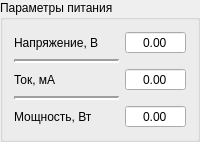
               <widget class="QGroupBox" name="SKE_powDataGBox">
                <property name="sizePolicy">
                 <sizepolicy hsizetype="Minimum" vsizetype="Minimum">
                  <horstretch>0</horstretch>
                  <verstretch>0</verstretch>
                 </sizepolicy>
                </property>
                <property name="minimumSize">
                 <size>
                  <width>110</width>
                  <height>120</height>
                 </size>
                </property>
                <property name="title">
                 <string>Параметры питания</string>
                </property>
                <layout class="QGridLayout" name="gridLayout_17">
                 <property name="sizeConstraint">
                  <enum>QLayout::SetMinimumSize</enum>
                 </property>
                 <property name="verticalSpacing">
                  <number>2</number>
                 </property>
                 <item row="0" column="0">
                  <widget class="QLabel" name="SKE_powULabel">
                   <property name="sizePolicy">
                    <sizepolicy hsizetype="Expanding" vsizetype="Preferred">
                     <horstretch>0</horstretch>
                     <verstretch>0</verstretch>
                    </sizepolicy>
                   </property>
                   <property name="text">
                    <string>Напряжение, В</string>
                   </property>
                  </widget>
                 </item>
                 <item row="4" column="0">
                  <widget class="QLabel" name="SKE_powLabel">
                   <property name="sizePolicy">
                    <sizepolicy hsizetype="Expanding" vsizetype="Preferred">
                     <horstretch>0</horstretch>
                     <verstretch>0</verstretch>
                    </sizepolicy>
                   </property>
                   <property name="text">
                    <string>Мощность, Вт</string>
                   </property>
                  </widget>
                 </item>
                 <item row="2" column="0">
                  <widget class="QLabel" name="SKE_powILabel">
                   <property name="sizePolicy">
                    <sizepolicy hsizetype="Expanding" vsizetype="Preferred">
                     <horstretch>0</horstretch>
                     <verstretch>0</verstretch>
                    </sizepolicy>
                   </property>
                   <property name="text">
                    <string>Ток, мА</string>
                   </property>
                  </widget>
                 </item>
                 <item row="4" column="1">
                  <widget class="QDoubleSpinBox" name="SKE_powWDSBox">
                   <property name="sizePolicy">
                    <sizepolicy hsizetype="Minimum" vsizetype="Minimum">
                     <horstretch>0</horstretch>
                     <verstretch>0</verstretch>
                    </sizepolicy>
                   </property>
                   <property name="minimumSize">
                    <size>
                     <width>30</width>
                     <height>20</height>
                    </size>
                   </property>
                   <property name="alignment">
                    <set>Qt::AlignCenter</set>
                   </property>
                   <property name="buttonSymbols">
                    <enum>QAbstractSpinBox::NoButtons</enum>
                   </property>
                   <property name="maximum">
                    <double>10000.000000000000000</double>
                   </property>
                  </widget>
                 </item>
                 <item row="3" column="0">
                  <widget class="Line" name="line_12">
                   <property name="sizePolicy">
                    <sizepolicy hsizetype="Minimum" vsizetype="Fixed">
                     <horstretch>0</horstretch>
                     <verstretch>0</verstretch>
                    </sizepolicy>
                   </property>
                   <property name="minimumSize">
                    <size>
                     <width>0</width>
                     <height>10</height>
                    </size>
                   </property>
                   <property name="lineWidth">
                    <number>2</number>
                   </property>
                   <property name="orientation">
                    <enum>Qt::Horizontal</enum>
                   </property>
                  </widget>
                 </item>
                 <item row="1" column="0">
                  <widget class="Line" name="line_13">
                   <property name="sizePolicy">
                    <sizepolicy hsizetype="Minimum" vsizetype="Fixed">
                     <horstretch>0</horstretch>
                     <verstretch>0</verstretch>
                    </sizepolicy>
                   </property>
                   <property name="minimumSize">
                    <size>
                     <width>0</width>
                     <height>10</height>
                    </size>
                   </property>
                   <property name="lineWidth">
                    <number>2</number>
                   </property>
                   <property name="orientation">
                    <enum>Qt::Horizontal</enum>
                   </property>
                  </widget>
                 </item>
                 <item row="2" column="1">
                  <widget class="QDoubleSpinBox" name="SKE_powIDSBox">
                   <property name="sizePolicy">
                    <sizepolicy hsizetype="Minimum" vsizetype="Minimum">
                     <horstretch>0</horstretch>
                     <verstretch>0</verstretch>
                    </sizepolicy>
                   </property>
                   <property name="minimumSize">
                    <size>
                     <width>30</width>
                     <height>20</height>
                    </size>
                   </property>
                   <property name="alignment">
                    <set>Qt::AlignCenter</set>
                   </property>
                   <property name="buttonSymbols">
                    <enum>QAbstractSpinBox::NoButtons</enum>
                   </property>
                   <property name="maximum">
                    <double>10000.000000000000000</double>
                   </property>
                  </widget>
                 </item>
                 <item row="0" column="1">
                  <widget class="QDoubleSpinBox" name="SKE_powUDSBox">
                   <property name="sizePolicy">
                    <sizepolicy hsizetype="Minimum" vsizetype="Minimum">
                     <horstretch>0</horstretch>
                     <verstretch>0</verstretch>
                    </sizepolicy>
                   </property>
                   <property name="minimumSize">
                    <size>
                     <width>30</width>
                     <height>20</height>
                    </size>
                   </property>
                   <property name="alignment">
                    <set>Qt::AlignCenter</set>
                   </property>
                   <property name="buttonSymbols">
                    <enum>QAbstractSpinBox::NoButtons</enum>
                   </property>
                   <property name="maximum">
                    <double>10000.000000000000000</double>
                   </property>
                  </widget>
                 </item>
                </layout>
               </widget>
